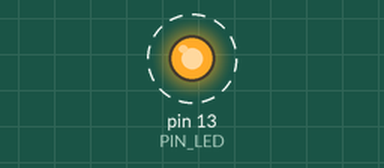
A sketch run on a simulated Arduino Uno, built with avr-gcc and run on an emulated ATmega328P. Shown: output pins drawn as LEDs (lit = HIGH). Dashed ring = blinking. What the sketch prints to the serial monitor is not drawn.

Above: at 0.5 s.
Timing chart, 0 to 4.6 s (numbered marks = the images above):
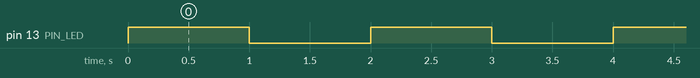

The sketch:

04_example_3.ino
```cpp
//00S1
#define PIN_LED 13
unsigned int count, toggle;
void setup() {
  // put your setup code here, to run once:
  pinMode(13, OUTPUT);

  Serial.begin(115200);
}

void loop() {
  // put your main code here, to run repeatedly:
  Serial.println(++count);
  toggle = toggle_status(toggle);
  digitalWrite(PIN_LED, toggle);
  delay(1000);
}
int toggle_status(int toggle){
  return toggle ? 0 : 1;
}
```

Measured:
- by itself, pin 13 (PIN_LED): alternates HIGH for 1.0 s and LOW for 1.0 s
